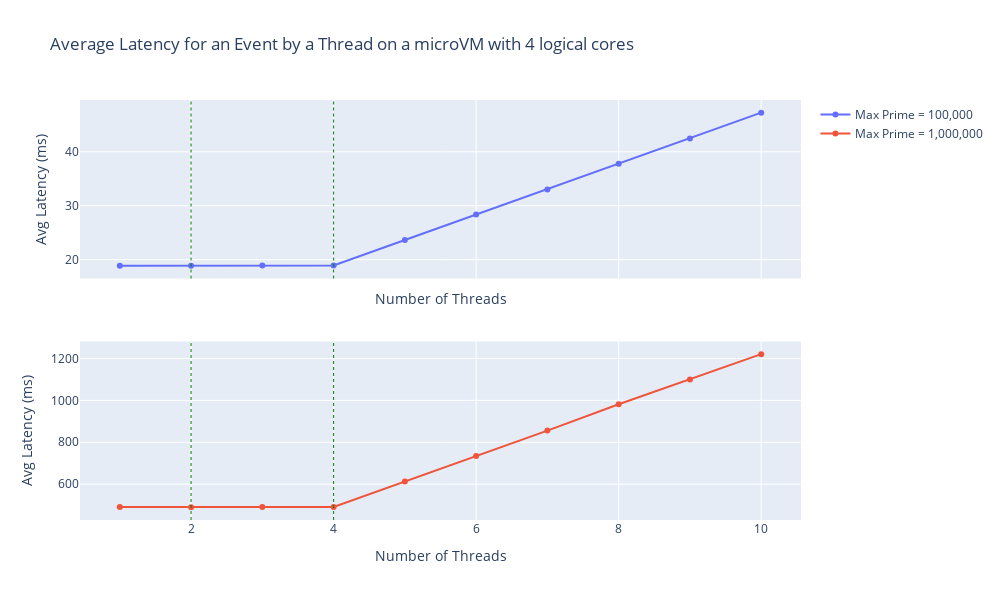

The notebook cell saved with this chart:
### Code cell
plot1 = go.Scatter(x=dff_100k['Number of Threads'],
                   y=dff_100k['Avg Latency (ms)'],
                   mode='markers+lines',
                   name='Max Prime = 100,000')
 
plot2 = go.Scatter(x=dff_1m['Number of Threads'],
                   y=dff_1m['Avg Latency (ms)'],
                   mode='markers+lines',
                   name='Max Prime = 1,000,000')
 

xaxis_title="Number of Threads"
yaxis_title="Avg Latency (ms)"

fig = make_subplots(rows=2, cols=1, shared_xaxes=True)
fig.append_trace(plot1, 1, 1)
fig.append_trace(plot2, 2, 1)
fig.update_yaxes(title_text=yaxis_title, row=1, col=1)
fig.update_yaxes(title_text=yaxis_title, row=2, col=1)
fig.update_xaxes(title_text=xaxis_title, row=1, col=1)
fig.update_xaxes(title_text=xaxis_title, row=2, col=1)
fig.add_vline(x=4, line_width=1, line_dash="dot", line_color="green")
fig.add_vline(x=2, line_width=1, line_dash="dot", line_color="green")
fig['layout'].update(height=600, width=1000,
                     title='Average Latency for an Event by a Thread on a microVM with 4 logical cores')
fig.show()

### Figure 1 — Plotly figure (JSON) as saved in the notebook; plotly's stock layout.template omitted (floating-point values rounded to 4 significant figures)
{"data": [{"mode": "markers+lines", "name": "Max Prime = 100,000", "type": "scatter", "x": [1, 2, 3, 4, 5, 6, 7, 8, 9, 10], "xaxis": "x", "y": [18.85, 18.88, 18.89, 18.91, 23.63, 28.36, 33.03, 37.79, 42.47, 47.26], "yaxis": "y"}, {"mode": "markers+lines", "name": "Max Prime = 1,000,000", "type": "scatter", "x": [1, 2, 3, 4, 5, 6, 7, 8, 9, 10], "xaxis": "x2", "y": [490.8, 489.2, 490.8, 491.3, 612.2, 734.9, 855.6, 981.4, 1100.0, 1221.0], "yaxis": "y2"}], "layout": {"height": 600, "shapes": [{"line": {"color": "green", "dash": "dot", "width": 1}, "type": "line", "x0": 4, "x1": 4, "xref": "x", "y0": 0, "y1": 1, "yref": "y domain"}, {"line": {"color": "green", "dash": "dot", "width": 1}, "type": "line", "x0": 4, "x1": 4, "xref": "x2", "y0": 0, "y1": 1, "yref": "y2 domain"}, {"line": {"color": "green", "dash": "dot", "width": 1}, "type": "line", "x0": 2, "x1": 2, "xref": "x", "y0": 0, "y1": 1, "yref": "y domain"}, {"line": {"color": "green", "dash": "dot", "width": 1}, "type": "line", "x0": 2, "x1": 2, "xref": "x2", "y0": 0, "y1": 1, "yref": "y2 domain"}], "title": {"text": "Average Latency for an Event by a Thread on a microVM with 4 logical cores"}, "width": 1000, "xaxis": {"anchor": "y", "domain": [0, 1], "matches": "x2", "showticklabels": false, "title": {"text": "Number of Threads"}}, "xaxis2": {"anchor": "y2", "domain": [0, 1], "title": {"text": "Number of Threads"}}, "yaxis": {"anchor": "x", "domain": [0.575, 1], "title": {"text": "Avg Latency (ms)"}}, "yaxis2": {"anchor": "x2", "domain": [0, 0.425], "title": {"text": "Avg Latency (ms)"}}}}
